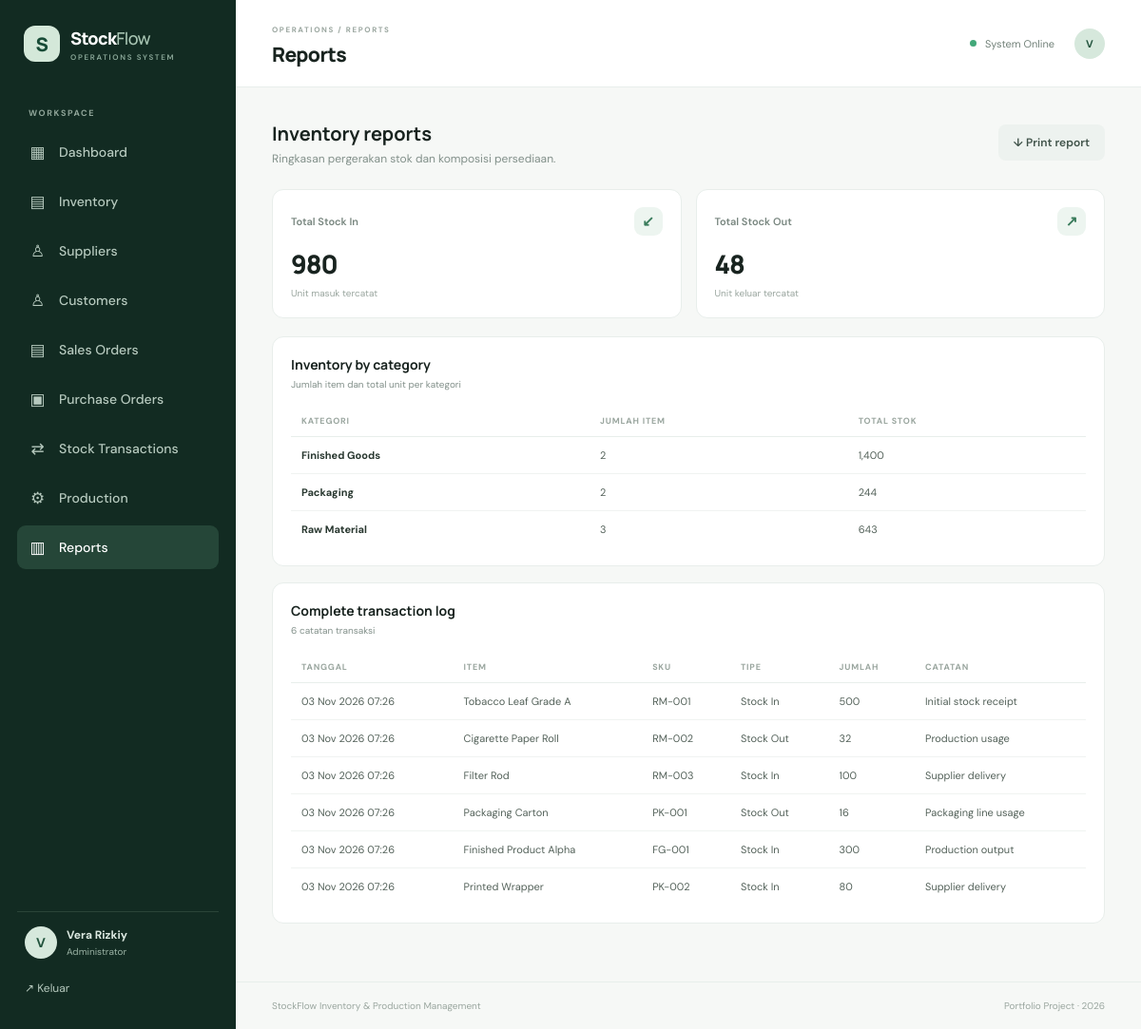
/reports.php (signed in), run on the app's committed database.
### tables this page shows
CREATE TABLE transactions (
 id INT AUTO_INCREMENT PRIMARY KEY,
 item_id INT NOT NULL,
 type ENUM('IN','OUT') NOT NULL,
 quantity INT NOT NULL,
 note VARCHAR(255),
 user_id INT NULL,
 created_at TIMESTAMP DEFAULT CURRENT_TIMESTAMP,
 CONSTRAINT fk_transaction_item FOREIGN KEY (item_id) REFERENCES items(id) ON DELETE CASCADE,
 CONSTRAINT fk_transaction_user FOREIGN KEY (user_id) REFERENCES users(id) ON DELETE SET NULL
);

CREATE TABLE items (
 id INT AUTO_INCREMENT PRIMARY KEY,
 name VARCHAR(150) NOT NULL,
 sku VARCHAR(50) NOT NULL UNIQUE,
 category VARCHAR(80) NOT NULL,
 unit VARCHAR(20) NOT NULL DEFAULT 'pcs',
 stock INT NOT NULL DEFAULT 0,
 min_stock INT NOT NULL DEFAULT 0,
 created_at TIMESTAMP DEFAULT CURRENT_TIMESTAMP
);

### reports.php (the view, shortened to what this page needs)
<?php
require 'includes/auth.php'; require 'config/database.php';
$summary=$pdo->query("SELECT type, SUM(quantity) total FROM transactions GROUP BY type")->fetchAll();
$in=0;$out=0;foreach($summary as $s){if($s['type']==='IN')$in=(int)$s['total'];else $out=(int)$s['total'];}
$byCategory=$pdo->query("SELECT category,COUNT(*) item_count,SUM(stock) total_stock FROM items GROUP BY category ORDER BY category")->fetchAll();
$rows=$pdo->query("SELECT t.created_at,i.name item_name,i.sku,t.type,t.quantity,t.note FROM transactions t JOIN items i ON i.id=t.item_id ORDER BY t.created_at DESC")->fetchAll();
require 'includes/header.php';
?>
<div class="page-intro"><div><h2>Inventory reports</h2><p class="muted">Ringkasan pergerakan stok dan komposisi persediaan.</p></div><button class="btn secondary" onclick="window.print()">↓ Print report</button></div>
<div class="stats-grid two-stats"><article class="stat-card"><div class="stat-top"><span>Total Stock In</span><span class="stat-icon">↙</span></div><strong><?= number_format($in) ?></strong><small>Unit masuk tercatat</small></article><article class="stat-card"><div class="stat-top"><span>Total Stock Out</span><span class="stat-icon">↗</span></div><strong><?= number_format($out) ?></strong><small>Unit keluar tercatat</small></article></div>
<div class="panel"><div class="panel-head"><div><h3>Inventory by category</h3><p>Jumlah item dan total unit per kategori</p></div></div><div class="table-wrap"><table><thead><tr><th>Kategori</th><th>Jumlah item</th><th>Total stok</th></tr></thead><tbody><?php foreach($byCategory as $r): ?><tr><td><b><?= htmlspecialchars($r['category']) ?></b></td><td><?= number_format($r['item_count']) ?></td><td><?= number_format($r['total_stock']) ?></td></tr><?php endforeach; ?></tbody></table></div></div>
<div class="panel"><div class="panel-head"><div><h3>Complete transaction log</h3><p><?= count($rows) ?> catatan transaksi</p></div></div><div class="table-wrap"><table><thead><tr><th>Tanggal</th><th>Item</th><th>SKU</th><th>Tipe</th><th>Jumlah</th><th>Catatan</th></tr></thead><tbody><?php foreach($rows as $r): ?><tr><td><?= date('d M Y H:i',strtotime($r['created_at'])) ?></td><td><?= htmlspecialchars($r['item_name']) ?></td><td><?= htmlspecialchars($r['sku']) ?></td><td><?= $r['type']==='IN'?'Stock In':'Stock Out' ?></td><td><?= number_format($r['quantity']) ?></td><td><?= htmlspecialchars($r['note']?:'—') ?></td></tr><?php endforeach; ?></tbody></table></div></div>
<?php require 'includes/footer.php'; ?>

### assets/style.css (style rules this page uses)
:root { --ink:#18231f;--muted:#82908a;--line:#e8eeeb;--paper:#f6f8f6;--green:#176b4a;--green2:#e8f3ed;--orange:#b87527;--red:#b94b45 }
* { box-sizing:border-box }
body { margin:0;background:var(--paper);color:var(--ink);font-family:'DM Sans',sans-serif;font-size:14px }
.welcome-row,.page-intro { display:flex;justify-content:space-between;align-items:center;margin-bottom:24px }
.welcome-row h2,.page-intro h2 { font:700 20px Manrope;margin:3px 0 5px }
.muted,.panel-head p { color:var(--muted);font-size:12px;margin:0 }
.btn { border:0;border-radius:8px;padding:11px 16px;font:600 12px 'DM Sans';text-decoration:none;cursor:pointer;display:inline-flex;align-items:center;justify-content:center;gap:6px }
.secondary { background:#edf2ef;color:#40534a }
.stats-grid { display:grid;grid-template-columns:repeat(4,1fr);gap:15px;margin-bottom:19px }
.stat-card,.panel { background:#fff;border:1px solid var(--line);border-radius:12px }
.stat-card { padding:18px 19px }
.stat-top { display:flex;align-items:center;justify-content:space-between;color:#78867f;font-size:11px;font-weight:600 }
.stat-icon { width:30px;height:30px;border-radius:9px;background:#edf5f0;color:#397b5b;display:grid;place-items:center;font-size:15px }
.stat-card strong { display:block;font:800 27px Manrope;letter-spacing:-1px;margin:11px 0 2px }
.stat-card small { color:#9aa69f;font-size:10px }
.panel { padding:19px;margin-bottom:17px;min-width:0 }
.panel-head { display:flex;justify-content:space-between;align-items:center;margin-bottom:16px }
.panel-head h3 { font:700 14px Manrope;margin:0 0 5px }
.panel-head p { font-size:10px }
.table-wrap { overflow-x:auto }
table { width:100%;border-collapse:collapse;white-space:nowrap }
th { text-align:left;color:#9aa69f;font-size:9px;text-transform:uppercase;letter-spacing:.8px;font-weight:700;padding:10px 11px;border-bottom:1px solid var(--line) }
td { padding:12px 11px;border-bottom:1px solid #f0f3f1;font-size:11px;color:#536159 }
tbody tr:last-child td { border-bottom:0 }
td b { color:#293830;font-size:11px }
.two-stats { grid-template-columns:repeat(2,1fr) }

### data on the page
transactions: created_at "03 Nov 2026 07:26", item.name "Tobacco Leaf Grade A", item.sku "RM-001", type "Stock In", quantity "500", note "Initial stock receipt"
transactions: created_at "03 Nov 2026 07:26", item.name "Cigarette Paper Roll", item.sku "RM-002", type "Stock Out", quantity "32", note "Production usage"
transactions: created_at "03 Nov 2026 07:26", item.name "Filter Rod", item.sku "RM-003", type "Stock In", quantity "100", note "Supplier delivery"
transactions: created_at "03 Nov 2026 07:26", item.name "Packaging Carton", item.sku "PK-001", type "Stock Out", quantity "16", note "Packaging line usage"
transactions: created_at "03 Nov 2026 07:26", item.name "Finished Product Alpha", item.sku "FG-001", type "Stock In", quantity "300", note "Production output"
transactions: created_at "03 Nov 2026 07:26", item.name "Printed Wrapper", item.sku "PK-002", type "Stock In", quantity "80", note "Supplier delivery"

### other printed values
substr($_SESSION['name'] ?? 'A',0,1) "V"
$_SESSION['name'] "Vera Rizkiy"
str_replace('.php','',$current) "REPORTS"
$pageTitle "Reports"
$in "980"
$out "48"
$r['category'] "Finished Goods"
$r['item_count'] "2"
$r['total_stock'] "1,400"
$r['category'] "Packaging"
$r['total_stock'] "244"
$r['category'] "Raw Material"
$r['item_count'] "3"
$r['total_stock'] "643"
count($rows) "6"
